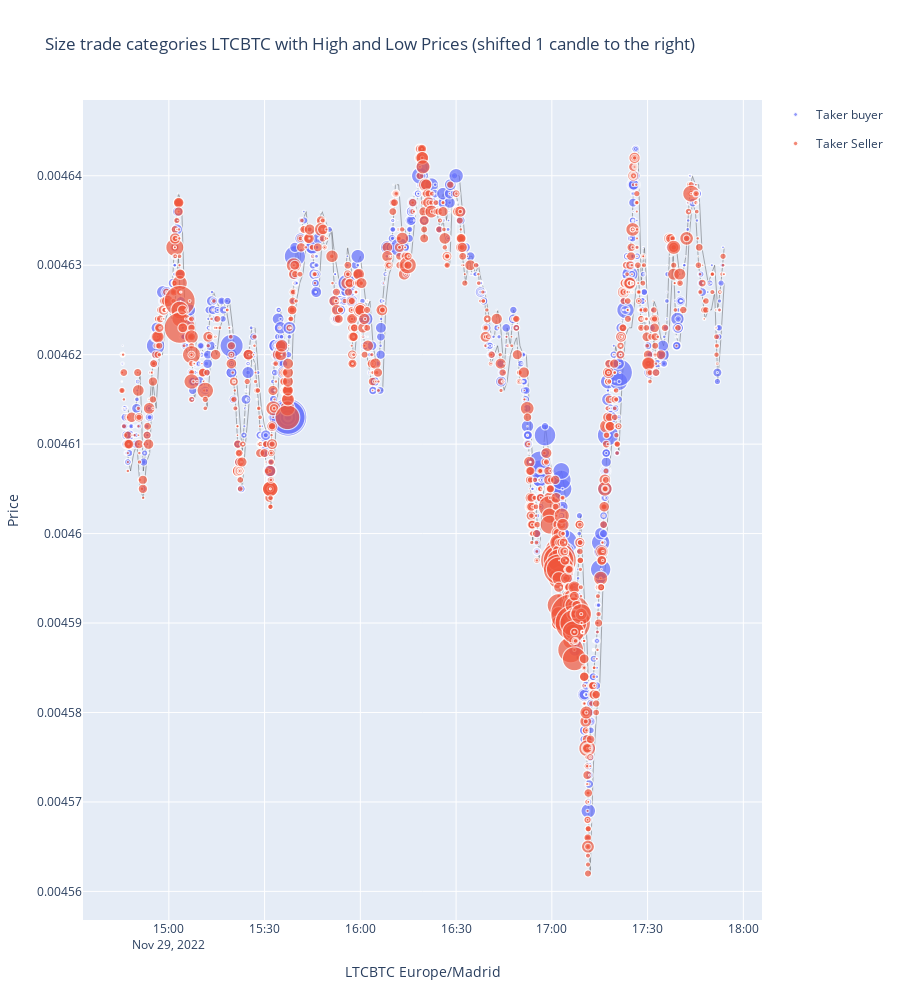

This figure's notebook cell:
### Code cell
sym = binpan.Symbol(symbol=symbol, tick_interval=tick_interval, time_zone="Europe/Madrid", from_redis=redis_klines, from_redis_trades=redis_trades)
sym.get_trades()
sym.plot_trades_size(logarithmic=True, max_size=40)

### Figure 1 — Plotly figure (JSON) as saved in the notebook; plotly's stock layout.template omitted (floating-point values rounded to 4 significant figures; data arrays with more than 128 entries replaced by an {"elided": "..."} marker saying what was removed)
{"data": [{"hovertemplate": "color=Taker buyer<br>x=%{x}<br>y=%{y}<br>size=%{marker.size}<extra></extra>", "legendgroup": "Taker buyer", "marker": {"color": "#636efa", "size": {"elided": "2156 float values"}, "sizemode": "area", "sizeref": 0.1039, "symbol": "circle"}, "mode": "markers", "name": "Taker buyer", "showlegend": true, "type": "scattergl", "x": {"elided": "2156 str values"}, "xaxis": "x", "y": {"elided": "2156 float values"}, "yaxis": "y"}, {"hovertemplate": "color=Taker Seller<br>x=%{x}<br>y=%{y}<br>size=%{marker.size}<extra></extra>", "legendgroup": "Taker Seller", "marker": {"color": "#EF553B", "size": {"elided": "1941 float values"}, "sizemode": "area", "sizeref": 0.1039, "symbol": "circle"}, "mode": "markers", "name": "Taker Seller", "showlegend": true, "type": "scattergl", "x": {"elided": "1941 str values"}, "xaxis": "x", "y": {"elided": "1941 float values"}, "yaxis": "y"}, {"hovertemplate": "LTCBTC 1m Europe/Madrid=%{x}<br>High=%{y}<extra></extra>", "legendgroup": "", "line": {"color": "rgba(0, 0, 0, 0.6)", "dash": "solid", "width": 0.5}, "marker": {"symbol": "circle"}, "mode": "lines", "name": "", "orientation": "v", "showlegend": false, "type": "scatter", "x": {"elided": "188 str values"}, "xaxis": "x", "y": {"elided": "188 float values"}, "yaxis": "y"}, {"hovertemplate": "LTCBTC 1m Europe/Madrid=%{x}<br>Low=%{y}<extra></extra>", "legendgroup": "", "line": {"color": "rgba(0, 0, 0, 0.6)", "dash": "solid", "width": 0.5}, "marker": {"symbol": "circle"}, "mode": "lines", "name": "", "orientation": "v", "showlegend": false, "type": "scatter", "x": {"elided": "188 str values"}, "xaxis": "x", "y": {"elided": "188 float values"}, "yaxis": "y"}], "layout": {"height": 1000, "title": {"text": "Size trade categories LTCBTC with High and Low Prices (shifted 1 candle to the right)"}, "xaxis": {"title": {"text": "LTCBTC Europe/Madrid"}}, "yaxis": {"title": {"text": "Price"}}}}
